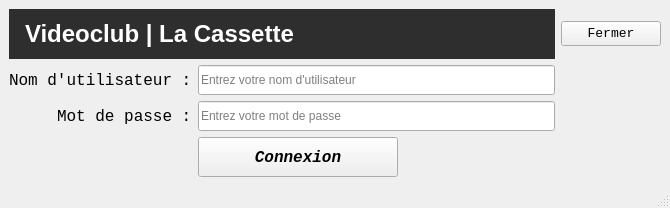
<?xml version="1.0" encoding="UTF-8"?>
<ui version="4.0">
 <class>login</class>
 <widget class="QMainWindow" name="login">
  <property name="geometry">
   <rect>
    <x>0</x>
    <y>0</y>
    <width>658</width>
    <height>206</height>
   </rect>
  </property>
  <property name="sizePolicy">
   <sizepolicy hsizetype="Preferred" vsizetype="Preferred">
    <horstretch>0</horstretch>
    <verstretch>0</verstretch>
   </sizepolicy>
  </property>
  <property name="windowTitle">
   <string>Login</string>
  </property>
  <widget class="QWidget" name="centralwidget">
   <property name="autoFillBackground">
    <bool>false</bool>
   </property>
   <layout class="QGridLayout" name="gridLayout">
    <item row="3" column="1" alignment="Qt::AlignTop">
     <widget class="QPushButton" name="btnConnexion">
      <property name="minimumSize">
       <size>
        <width>200</width>
        <height>40</height>
       </size>
      </property>
      <property name="maximumSize">
       <size>
        <width>200</width>
        <height>40</height>
       </size>
      </property>
      <property name="font">
       <font>
        <family>Consolas</family>
        <pointsize>12</pointsize>
        <weight>75</weight>
        <italic>true</italic>
        <bold>true</bold>
       </font>
      </property>
      <property name="styleSheet">
       <string notr="true"/>
      </property>
      <property name="text">
       <string>Connexion</string>
      </property>
     </widget>
    </item>
    <item row="2" column="0" alignment="Qt::AlignRight">
     <widget class="QLabel" name="lblMotDePasse">
      <property name="font">
       <font>
        <family>Consolas</family>
        <pointsize>12</pointsize>
       </font>
      </property>
      <property name="text">
       <string>Mot de passe :</string>
      </property>
     </widget>
    </item>
    <item row="0" column="2" alignment="Qt::AlignLeft">
     <widget class="QPushButton" name="btnFermer">
      <property name="minimumSize">
       <size>
        <width>100</width>
        <height>25</height>
       </size>
      </property>
      <property name="maximumSize">
       <size>
        <width>100</width>
        <height>25</height>
       </size>
      </property>
      <property name="font">
       <font>
        <family>Consolas</family>
        <pointsize>10</pointsize>
       </font>
      </property>
      <property name="text">
       <string>Fermer</string>
      </property>
     </widget>
    </item>
    <item row="2" column="1">
     <widget class="QLineEdit" name="txtMotDePasse">
      <property name="minimumSize">
       <size>
        <width>357</width>
        <height>30</height>
       </size>
      </property>
      <property name="echoMode">
       <enum>QLineEdit::Password</enum>
      </property>
      <property name="placeholderText">
       <string>Entrez votre mot de passe</string>
      </property>
     </widget>
    </item>
    <item row="1" column="1" alignment="Qt::AlignHCenter|Qt::AlignVCenter">
     <widget class="QLineEdit" name="txtNomUtilisateur">
      <property name="minimumSize">
       <size>
        <width>357</width>
        <height>30</height>
       </size>
      </property>
      <property name="placeholderText">
       <string>Entrez votre nom d'utilisateur</string>
      </property>
     </widget>
    </item>
    <item row="0" column="0" colspan="2" alignment="Qt::AlignVCenter">
     <widget class="QLabel" name="lblTitre">
      <property name="sizePolicy">
       <sizepolicy hsizetype="Preferred" vsizetype="Preferred">
        <horstretch>0</horstretch>
        <verstretch>0</verstretch>
       </sizepolicy>
      </property>
      <property name="minimumSize">
       <size>
        <width>0</width>
        <height>50</height>
       </size>
      </property>
      <property name="maximumSize">
       <size>
        <width>16777215</width>
        <height>100</height>
       </size>
      </property>
      <property name="font">
       <font>
        <pointsize>-1</pointsize>
        <weight>75</weight>
        <bold>true</bold>
       </font>
      </property>
      <property name="styleSheet">
       <string notr="true">QLabel#lblTitre {
    background-color: #2e2e2e; /* gris foncé */
    color: white;               /* texte blanc */
    font-size: 24px;
    font-weight: bold;
    qproperty-alignment: 'AlignCenter'; /* centrer le texte */
    padding: 10px;
}
</string>
      </property>
      <property name="text">
       <string>Videoclub | La Cassette</string>
      </property>
     </widget>
    </item>
    <item row="1" column="0" alignment="Qt::AlignRight">
     <widget class="QLabel" name="lblNomUtilisateur">
      <property name="font">
       <font>
        <family>Consolas</family>
        <pointsize>12</pointsize>
       </font>
      </property>
      <property name="text">
       <string>Nom d'utilisateur :</string>
      </property>
     </widget>
    </item>
   </layout>
  </widget>
  <widget class="QStatusBar" name="statusbar"/>
 </widget>
 <resources/>
 <connections/>
</ui>
